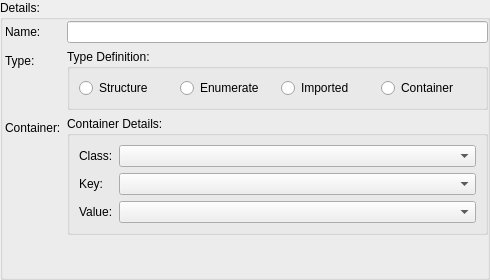
<?xml version="1.0" encoding="UTF-8"?>
<ui version="4.0">
 <class>SIDataDetails</class>
 <widget class="QWidget" name="SIDataDetails">
  <property name="geometry">
   <rect>
    <x>0</x>
    <y>0</y>
    <width>490</width>
    <height>280</height>
   </rect>
  </property>
  <property name="windowTitle">
   <string>Form</string>
  </property>
  <widget class="QGroupBox" name="groupBox">
   <property name="geometry">
    <rect>
     <x>0</x>
     <y>0</y>
     <width>490</width>
     <height>280</height>
    </rect>
   </property>
   <property name="title">
    <string>Details:</string>
   </property>
   <widget class="QWidget" name="formLayoutWidget">
    <property name="geometry">
     <rect>
      <x>0</x>
      <y>21</y>
      <width>493</width>
      <height>251</height>
     </rect>
    </property>
    <layout class="QFormLayout" name="formLayout">
     <property name="sizeConstraint">
      <enum>QLayout::SizeConstraint::SetDefaultConstraint</enum>
     </property>
     <property name="rowWrapPolicy">
      <enum>QFormLayout::RowWrapPolicy::DontWrapRows</enum>
     </property>
     <property name="leftMargin">
      <number>5</number>
     </property>
     <property name="rightMargin">
      <number>5</number>
     </property>
     <item row="0" column="1">
      <widget class="QLineEdit" name="lineEdit"/>
     </item>
     <item row="0" column="0">
      <widget class="QLabel" name="label">
       <property name="text">
        <string>Name:</string>
       </property>
      </widget>
     </item>
     <item row="1" column="0">
      <widget class="QLabel" name="label_2">
       <property name="text">
        <string>Type:</string>
       </property>
      </widget>
     </item>
     <item row="1" column="1">
      <widget class="QGroupBox" name="groupBox_2">
       <property name="title">
        <string>Type Definition:</string>
       </property>
       <layout class="QGridLayout" name="gridLayout">
        <item row="0" column="0">
         <widget class="QRadioButton" name="radioButton">
          <property name="text">
           <string>Structure</string>
          </property>
         </widget>
        </item>
        <item row="0" column="2">
         <widget class="QRadioButton" name="radioButton_3">
          <property name="text">
           <string>Imported</string>
          </property>
         </widget>
        </item>
        <item row="0" column="3">
         <widget class="QRadioButton" name="radioButton_4">
          <property name="text">
           <string>Container</string>
          </property>
         </widget>
        </item>
        <item row="0" column="1">
         <widget class="QRadioButton" name="radioButton_2">
          <property name="text">
           <string>Enumerate</string>
          </property>
         </widget>
        </item>
       </layout>
      </widget>
     </item>
     <item row="2" column="0">
      <widget class="QLabel" name="label_3">
       <property name="text">
        <string>Container:</string>
       </property>
      </widget>
     </item>
     <item row="2" column="1">
      <widget class="QGroupBox" name="groupBox_3">
       <property name="title">
        <string>Container Details:</string>
       </property>
       <layout class="QFormLayout" name="formLayout_2">
        <item row="0" column="0">
         <widget class="QLabel" name="label_4">
          <property name="text">
           <string>Class:</string>
          </property>
         </widget>
        </item>
        <item row="0" column="1">
         <widget class="QComboBox" name="comboBox"/>
        </item>
        <item row="1" column="0">
         <widget class="QLabel" name="label_5">
          <property name="text">
           <string>Key:</string>
          </property>
         </widget>
        </item>
        <item row="1" column="1">
         <widget class="QComboBox" name="comboBox_2"/>
        </item>
        <item row="2" column="0">
         <widget class="QLabel" name="label_6">
          <property name="text">
           <string>Value:</string>
          </property>
         </widget>
        </item>
        <item row="2" column="1">
         <widget class="QComboBox" name="comboBox_3"/>
        </item>
       </layout>
      </widget>
     </item>
    </layout>
   </widget>
  </widget>
 </widget>
 <resources/>
 <connections/>
</ui>
